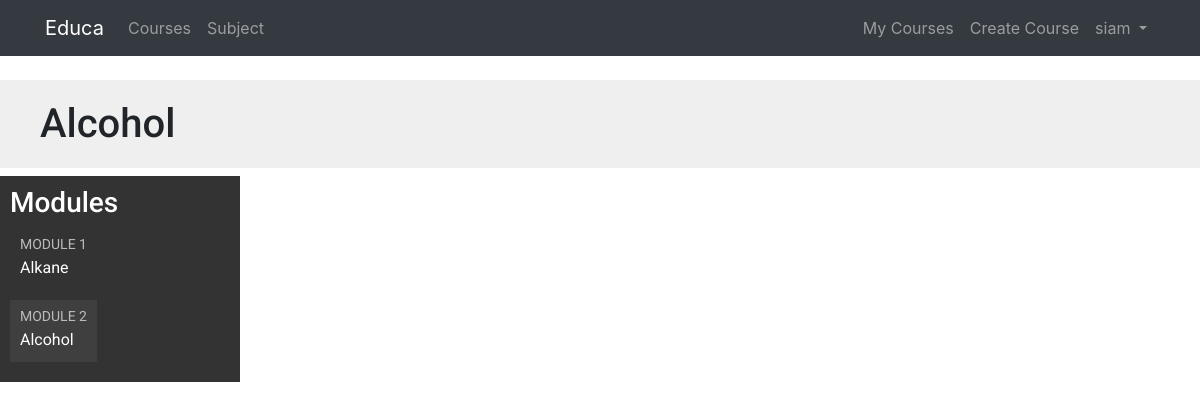
Before: /students/course/3/1/ (signed in) with the older database file.
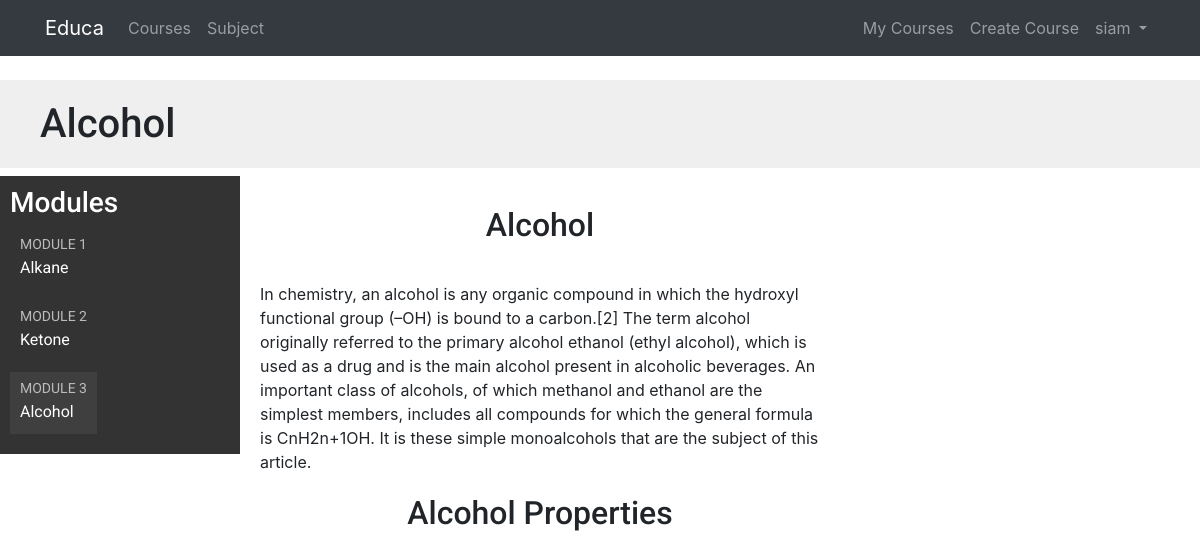
After: the same page with the newer database file.
### courses/models.py (models this page shows, shortened)
class Module(models.Model):
    course = models.ForeignKey(Course,
                        related_name='modules',
                        on_delete=models.CASCADE)
    title = models.CharField(max_length=200)
    description = models.TextField(blank=True)
    order = OrderField(blank=True, for_fields=['course'])
    class Meta:
        ordering = ['order'] #default ordering
    def __str__(self):
        return '{}. {}'.format(self.order, self.title)

class Content(models.Model):
    module = models.ForeignKey(Module,
                               related_name='contents',
                               on_delete=models.CASCADE)
    content_type = models.ForeignKey(ContentType,
                                     limit_choices_to={'model__in':('text',
                                                                    'video',
                                                                    'image',
                                                                    'file')},
                                     on_delete=models.CASCADE)
    object_id = models.PositiveIntegerField()
    item = GenericForeignKey('content_type', 'object_id')
    order = OrderField(blank=True, for_fields=['module'])
    class Meta:
            ordering = ['order']

class ItemBase(models.Model):
    owner = models.ForeignKey(User,
                              related_name='%(class)s_related',
                              on_delete=models.CASCADE)
    title = models.CharField(max_length=250)
    created = models.DateTimeField(auto_now_add=True)
    updated = models.DateTimeField(auto_now=True)
    class Meta:
         abstract =True
    def render(self):
        return render_to_string('courses/content/{}.html'.format(
                            self._meta.model_name), {'item': self})

class Text(ItemBase):
    content = models.TextField()

class Video(ItemBase):
    url = models.URLField()

### students/views.py (the view)
class StudentCourseDetailView(DetailView):
    model = Course
    template_name = 'students/course/detail.html'
    def get_queryset(self):
        qs = super(StudentCourseDetailView, self).get_queryset()
        return qs.filter(students__in=[self.request.user])
    def get_context_data(self, **kwargs):
        context = super(StudentCourseDetailView,
                        self).get_context_data(**kwargs)
        course = self.get_object()
        if 'module_id' in self.kwargs:
            context['module'] = course.modules.get(
                                    id=self.kwargs['module_id'])
        else:
            context['module'] = course.modules.all()[0]
        return context

### courses/templatetags/course.py (called while the page is built)
@register.filter(name='has_group')
def has_group(user, group_name):
    group = Group.objects.get(name=group_name)
    return True if group in user.groups.all() else False

### templates/students/course/detail.html (shortened to what this page needs)
{% extends "base.html" %}
{% load cache %}
{% block content %}
    <h1>
        {{ module.title }}
    </h1>
    <div>
    <div class="contents">
        <h3>Modules</h3>
        <ul id="modules">
        {% for m in object.modules.all %}
            <li data-id="{{ m.id }}" {% if m == module %}class="selected"{% endif %}>
                <a href="{% url "student_course_detail_module" object.id m.id %}">
                    <span>
                        Module <span class="order">{{ m.order|add:1 }}</span>
                    </span>
                    <br>
                    {{ m.title }}
                </a>
            </li>
        {% empty %}
            <li>No modules yet.</li>
        {% endfor %}
        </ul>
    </div>
    <div class="module">
        {% cache 600 module_contents module %}
            {% for content in module.contents.all %}
                {% with item=content.item %}
                    <h2>{{ item.title }}</h2>
                    {{ item.render }}
                {% endwith %}
            {% endfor %}
        {% endcache %}
    </div>
    </div>
{% endblock %}

### templates/courses/content/text.html
{{ item.content|linebreaks|safe }}

Changed rows visible on the page:
changed Module "Alcohol": order|add "2" → "3"
added Module: order|add "2", title "Ketone"
added Content: item "Alcohol", item.content "In chemistry, an alcohol is any organic compound in which the hydroxyl functional group (–OH) is bound to a carbon.[2] The term alcohol originally referred to the primary alcohol ethanol (ethyl alcohol), which is used as a drug and is the main alcohol present in alcoholic beverages. An important class of alcohols, of which methanol and ethanol are the simplest members, includes all compounds for which the general formula is CnH2n+1OH. It is these simple monoalcohols that are the subject of this article."
added Content: item "Alcohol Properties"
